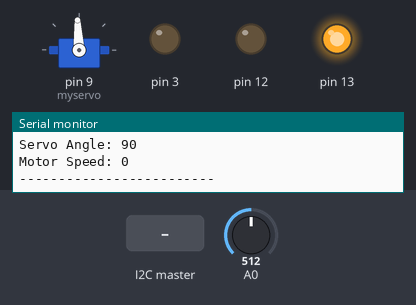
Recording of a sketch running on a simulated Arduino Uno, built with avr-gcc and run on an emulated ATmega328P. On the bench: servo, output pins drawn as LEDs (lit = HIGH), the last lines printed to the serial monitor. Inputs (shaded band) come from the test bench; at power-on: A0 = 512.

Above: at 3.2 s.
3.3 s: the I2C master sends the byte 1
At 4.1 s:
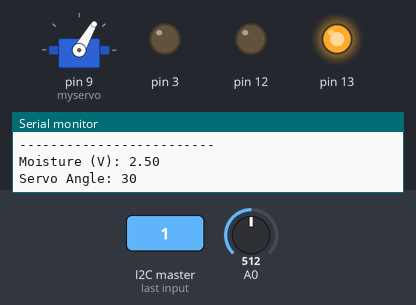
5.0 s: the I2C master sends the byte 0
At 5.8 s:
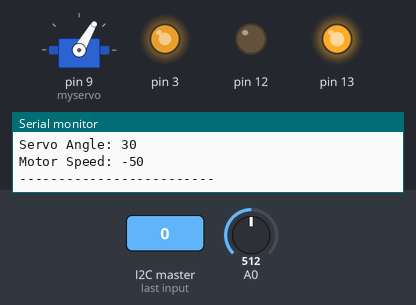
6.6 s: the I2C master sends the byte 2
At 7.8 s:
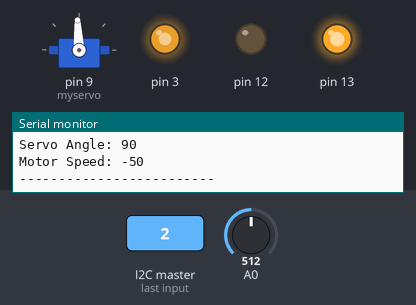
8.1 s: the I2C master sends the byte 90
At 8.5 s:
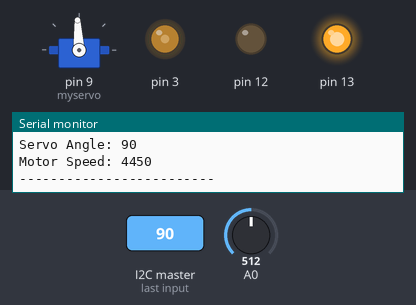
9.7 s: the I2C master sends the byte 200
At 10.6 s:
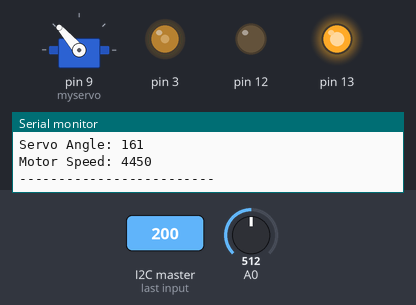
11.2 s: the I2C master sends the byte 1
At 12.7 s:
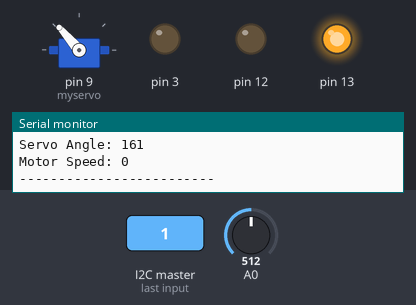
Timing chart, 0 to 13.8 s (numbered marks = the images above; inputs shaded):
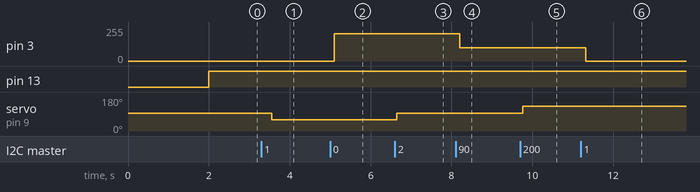

The sketch:

EdgeNodeRight.ino
```cpp
#include <Servo.h>
#include <Wire.h>

const int I2C_ADDRESS = 9;

const float VOLTAGE_CONVERSION = 0.0048828125;
const int SERVO_MIN_PULSE = 1000;
const int SERVO_MAX_PULSE = 2000;

Servo myservo;
int moistureSensorValue = 0;
float sensorVoltage = 0.0;
int servoPosition = 1500;
int motorSpeed = 0;
int dataToSend = 128;
int commandCNT = 0;

void setup() {
  Wire.begin(I2C_ADDRESS);
  Wire.onRequest(requestEvent);
  Wire.onReceive(receiveEvent);

  Serial.begin(9600);
  Serial.println("<Edge Node Right>");
  delay(2000);
  Serial.println();

  pinMode(13, OUTPUT);
  pinMode(12, OUTPUT);
  pinMode(3, OUTPUT);

  myservo.attach(9);
}

void loop() {
  readMoistureSensor();
  updateActuators();
  logStatus();
  delay(500);
}

void readMoistureSensor() {
  moistureSensorValue = analogRead(A0);
  sensorVoltage = moistureSensorValue * VOLTAGE_CONVERSION;
  dataToSend = converter(sensorVoltage);
}

void updateActuators() {
  myservo.write(servoPosition);
  analogWrite(3, motorSpeed);
  digitalWrite(13, HIGH);
  digitalWrite(12, LOW);
}

void logStatus() {
  Serial.print("Moisture (V): ");
  Serial.println(sensorVoltage, 2);

  Serial.print("Servo Angle: ");
  int angle = map(servoPosition, SERVO_MIN_PULSE, SERVO_MAX_PULSE, 0, 180);
  Serial.println(angle);

  Serial.print("Motor Speed: ");
  Serial.println(motorSpeed);
  Serial.println("-------------------------");
}

int converter(float input) {
  int value = input * 100;
  int mappedValue = map(value, 0, 500, 128, 255);

  if (mappedValue <= 129) return 128;
  if (mappedValue >= 254) return 254;
  return (mappedValue % 2 == 0) ? mappedValue : mappedValue + 1;
}

void requestEvent() {
  Wire.write(dataToSend);
}

void receiveEvent() {
  while (Wire.available()) {
    int c = Wire.read();
    if (commandCNT % 2 == 0) {
      servoPosition = 1167 + ((c - 1) * 333);
      Serial.print("Servo Command: ");
      Serial.println(c);
    } else {
      motorSpeed = (c - 1) * 50;
      Serial.print("Motor Command: ");
      Serial.println(c);
    }
    commandCNT++;
    Serial.println("-------------------------");
  }
}
```

Measured:
- after the input at 3.3 s, servo on pin 9 (myservo): 93° → 60° after 0.25 s
- after the input at 5.0 s, pin 3: 0/255 → 206/255 after 0.10 s
- after the input at 6.6 s, servo on pin 9 (myservo): 60° → 93° after 0.05 s
- after the input at 8.1 s, pin 3: 206/255 → 98/255 after 0.11 s
- after the input at 9.7 s, servo on pin 9 (myservo): 93° → 131° after 0.06 s
- after the input at 11.2 s, pin 3: 98/255 → 0/255 after 0.12 s
